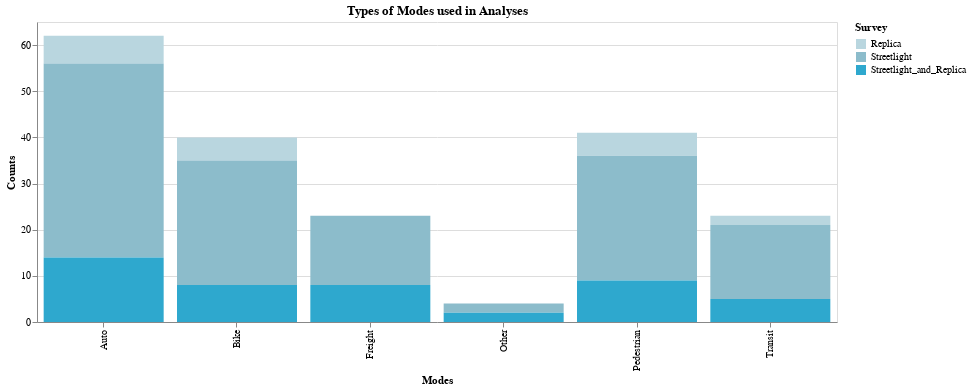

Notebook code for this chart:
### Code cell
chart

### Figure 1 — Vega-Lite specification as saved in the notebook (floating-point values rounded to 4 significant figures)
{"config": {"view": {"continuousWidth": 300, "continuousHeight": 300}}, "data": {"name": "data-cd49777a92f4eb1c35df5a44aa303cce"}, "mark": {"type": "bar"}, "encoding": {"color": {"field": "Survey", "scale": {"range": ["#B9D6DF", "#8CBCCB", "#2EA8CE", "#136C97", "#0B405B"]}, "type": "nominal"}, "x": {"field": "Modes", "type": "ordinal"}, "y": {"field": "Counts", "type": "quantitative"}}, "height": 300, "title": "Types of Modes used in Analyses", "width": 800, "$schema": "https://vega.github.io/schema/vega-lite/v5.14.1.json", "datasets": {"data-cd49777a92f4eb1c35df5a44aa303cce": [{"Survey": "Replica", "Modes": "Transit", "Counts": 2}, {"Survey": "Streetlight", "Modes": "Transit", "Counts": 16}, {"Survey": "Streetlight_and_Replica", "Modes": "Transit", "Counts": 5}, {"Survey": "Replica", "Modes": "Freight", "Counts": 0}, {"Survey": "Streetlight", "Modes": "Freight", "Counts": 15}, {"Survey": "Streetlight_and_Replica", "Modes": "Freight", "Counts": 8}, {"Survey": "Replica", "Modes": "Other", "Counts": 0}, {"Survey": "Streetlight", "Modes": "Other", "Counts": 2}, {"Survey": "Streetlight_and_Replica", "Modes": "Other", "Counts": 2}, {"Survey": "Replica", "Modes": "Auto", "Counts": 6}, {"Survey": "Streetlight", "Modes": "Auto", "Counts": 42}, {"Survey": "Streetlight_and_Replica", "Modes": "Auto", "Counts": 14}, {"Survey": "Replica", "Modes": "Pedestrian", "Counts": 5}, {"Survey": "Streetlight", "Modes": "Pedestrian", "Counts": 27}, {"Survey": "Streetlight_and_Replica", "Modes": "Pedestrian", "Counts": 9}, {"Survey": "Replica", "Modes": "Bike", "Counts": 5}, {"Survey": "Streetlight", "Modes": "Bike", "Counts": 27}, {"Survey": "Streetlight_and_Replica", "Modes": "Bike", "Counts": 8}]}}
